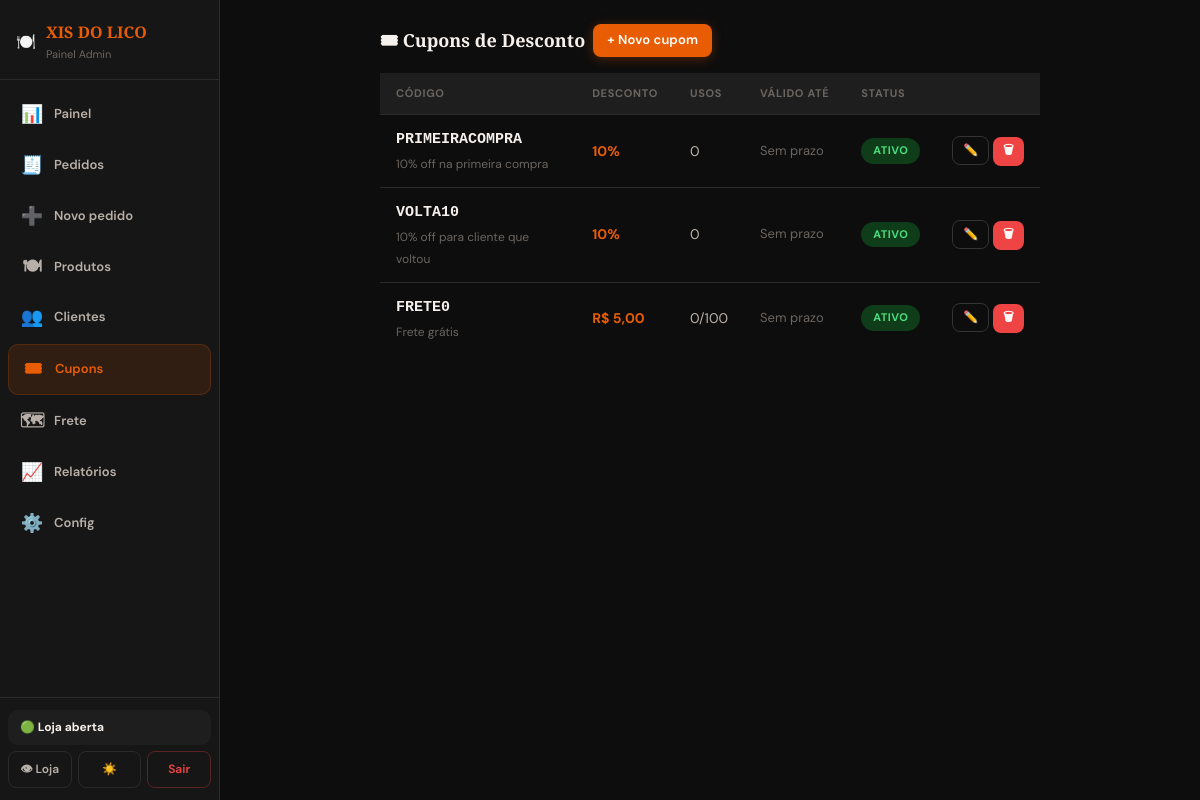
Screenshot of /admin/cupons.php (signed in) with the database file from the repository.
### tables this page shows
CREATE TABLE `config` (
  `id` int(11) NOT NULL DEFAULT 1,
  `nome_restaurante` varchar(255) NOT NULL DEFAULT 'XIS DO LICO',
  `descricao` text DEFAULT NULL,
  `whatsapp` varchar(20) NOT NULL DEFAULT '5551999999999',
  `endereco` varchar(255) DEFAULT NULL,
  `horario` varchar(255) DEFAULT NULL,
  `taxa_entrega` decimal(10,2) NOT NULL DEFAULT 5.00,
  `pedido_minimo` decimal(10,2) NOT NULL DEFAULT 20.00,
  `tempo_entrega` varchar(100) DEFAULT NULL,
  `logo_emoji` varchar(10) NOT NULL DEFAULT '?',
  `aberto` tinyint(4) NOT NULL DEFAULT 1,
  `pix_chave` varchar(255) DEFAULT NULL,
  `pix_tipo` enum('cpf','cnpj','email','telefone','aleatoria') DEFAULT 'aleatoria',
  `pix_nome` varchar(255) DEFAULT NULL,
  `promo_ativa` tinyint(4) NOT NULL DEFAULT 0,
  `promo_titulo` varchar(255) DEFAULT '? Promoção relâmpago!',
  `promo_desconto` int(11) NOT NULL DEFAULT 10,
  `promo_fim` datetime DEFAULT NULL,
  `modo_pico` tinyint(4) NOT NULL DEFAULT 0,
  `pico_tempo` varchar(100) DEFAULT '60-80 min',
  `loja_slug` varchar(100) DEFAULT 'xis-do-lico',
  `cor_primaria` varchar(7) DEFAULT '#e85d04',
  `fidelidade_ativo` tinyint(4) NOT NULL DEFAULT 0,
  `fidelidade_pedidos` int(11) NOT NULL DEFAULT 5,
  `fidelidade_desconto` int(11) NOT NULL DEFAULT 10,
  `horario_auto` tinyint(4) NOT NULL DEFAULT 0,
  `horario_abre` varchar(5) DEFAULT '11:00',
  `horario_fecha` varchar(5) DEFAULT '23:00',
  `dias_funcionamento` varchar(50) DEFAULT '1,2,3,4,5,6',
  `tempo_preparo_base` int(11) NOT NULL DEFAULT 30,
  `tempo_preparo_por_pedido` int(11) NOT NULL DEFAULT 5,
  `frete_por_zona` tinyint(4) NOT NULL DEFAULT 0,
  `whatsapp_offline_msg` text DEFAULT NULL,
  `mp_access_token` varchar(255) DEFAULT NULL,
  `logo` varchar(255) DEFAULT NULL
);

CREATE TABLE `cupons` (
  `id` int(11) NOT NULL,
  `codigo` varchar(50) NOT NULL,
  `tipo` enum('percentual','fixo') NOT NULL DEFAULT 'percentual',
  `valor` decimal(10,2) NOT NULL DEFAULT 10.00,
  `uso_maximo` int(11) DEFAULT NULL,
  `uso_atual` int(11) NOT NULL DEFAULT 0,
  `valido_ate` datetime DEFAULT NULL,
  `ativo` tinyint(4) NOT NULL DEFAULT 1,
  `descricao` varchar(255) DEFAULT NULL,
  `created_at` timestamp NOT NULL DEFAULT current_timestamp()
);

### includes/funcoes.php (called while the page is built, shortened)
<?php
function h($s){ return htmlspecialchars((string)$s, ENT_QUOTES, 'UTF-8'); }
function formatar_dinheiro($v){ return 'R$ ' . number_format($v, 2, ',', '.'); }

### admin/cupons.php (the view, shortened to what this page needs)
<?php
require_once __DIR__ . '/../config/db.php';
require_once __DIR__ . '/../includes/funcoes.php';
$cupons = $pdo->query("SELECT * FROM cupons ORDER BY created_at DESC")->fetchAll();
?>
<!DOCTYPE html>
<html lang="pt-BR" data-theme="dark">
<head>
<link rel="stylesheet" href="../assets/css/style.css">
</head>
<body>
<?php include __DIR__ . '/nav.php'; ?>
<div class="admin-wrap" style="max-width:700px">
  <div class="section-title">🎟 Cupons de Desconto <a href="cupons.php?edit=0" class="btn btn-primary" style="padding:6px 14px;font-size:13px">+ Novo cupom</a></div>
  <div class="pedidos-wrap">
    <table class="pedidos-table">
      <thead><tr><th>Código</th><th>Desconto</th><th>Usos</th><th>Válido até</th><th>Status</th><th></th></tr></thead>
      <tbody>
        <?php foreach ($cupons as $c): ?>
        <tr>
          <td><strong style="font-family:monospace;font-size:15px"><?= h($c['codigo']) ?></strong><br><span style="font-size:12px;color:var(--muted)"><?= h($c['descricao']) ?></span></td>
          <td class="text-primary fw-bold"><?= $c['tipo']==='percentual' ? (int)$c['valor'].'%' : formatar_dinheiro((float)$c['valor']) ?></td>
          <td><?= (int)$c['uso_atual'] ?><?= $c['uso_maximo'] ? '/'.$c['uso_maximo'] : '' ?></td>
          <td style="font-size:13px;color:var(--muted)"><?= $c['valido_ate'] ? date('d/m/y H:i',strtotime($c['valido_ate'])) : 'Sem prazo' ?></td>
          <td><?= $c['ativo'] ? '<span class="badge badge-pronto">Ativo</span>' : '<span class="badge badge-cancelado">Inativo</span>' ?></td>
          <td style="white-space:nowrap">
            <a href="cupons.php?edit=<?= $c['id'] ?>" class="btn btn-outline" style="padding:4px 10px;font-size:12px">✏️</a>
            <form method="POST" style="display:inline" onsubmit="return confirm('Remover?')">
              <button type="submit" class="btn btn-danger" style="padding:4px 10px;font-size:12px">🗑</button>
            </form>
          </td>
        </tr>
        <?php endforeach; ?>
      </tbody>
    </table>
  </div>
</div>
<?php include __DIR__ . '/nav_end.php'; ?>
</body></html>

### admin/nav.php (shortened to what this page needs)
<?php
$paginaAtual = basename($_SERVER['PHP_SELF']);
$config = isset($pdo) ? $pdo->query("SELECT nome_restaurante, aberto FROM config WHERE id=1")->fetch() : ['nome_restaurante'=>'Cardápio','aberto'=>1];
$links = [
  ['dashboard.php',  '📊', 'Painel'],
  ['pedidos.php',    '🧾', 'Pedidos'],
  ['novo_pedido.php','➕', 'Novo pedido'],
  ['produtos.php',   '🍽', 'Produtos'],
  ['clientes.php',   '👥', 'Clientes'],
  ['cupons.php',     '🎟', 'Cupons'],
  ['zonas_entrega.php','🗺','Frete'],
  ['relatorios.php', '📈', 'Relatórios'],
  ['configuracoes.php','⚙️','Config'],
];
?>
<aside class="sidebar" id="sidebar">
  <a href="dashboard.php" class="sidebar-brand">
    🍽️ <div><div><span><?= htmlspecialchars($config['nome_restaurante'] ?: 'Cardápio') ?></span></div><small>Painel Admin</small></div>
  </a>
  <nav class="sidebar-nav">
    <?php foreach($links as [$href,$icon,$label]): ?>
      <a href="<?= $href ?>" class="s-link <?= basename($href)===$paginaAtual?'active':'' ?>">
        <span class="s-icon"><?= $icon ?></span><?= $label ?>
      </a>
    <?php endforeach; ?>
  </nav>
  <div class="sidebar-footer">
    <div class="sidebar-status">
      <span><?= $config['aberto'] ? '🟢 Loja aberta' : '🔴 Loja fechada' ?></span>
    </div>
    <div class="sidebar-footer-btns">
      <a href="../index.php" target="_blank">👁 Loja</a>
      <button id="darkToggle" aria-label="Alternar tema">🌙</button>
      <a href="logout.php" class="btn-sair">Sair</a>
    </div>
  </div>
</aside>
<div class="admin-layout">

### assets/css/style.css (style rules this page uses)
*, *::before, *::after { box-sizing: border-box; margin: 0; padding: 0; }
:root { --primary: #e85d04; --primary-dark: #c44d02; --gold: #d4a843; --gold-light: #f0c96e; --bg: #0d0d0d; --surface: #161616; --surface2: #1e1e1e; --border: #2a2a2a; --border-light: #333; --text: #f5f0eb; --text-soft: #b8b0a8; --muted: #6b6560; --success: #22c55e; --danger: #ef4444; --warning: #f59e0b; --radius: 14px; --radius-sm: 8px; --radius-lg: 20px; --shadow: 0 4px 24px rgba(0,0,0,.5); --shadow-glow: 0 0 0 1px rgba(212,168,67,.15), 0 8px 32px rgba(0,0,0,.6); --font-display: 'Playfair Display', Georgia, serif; --font-body: 'DM Sans', system-ui, sans-serif; }
html { scroll-behavior: smooth; }
body { font-family: var(--font-body); background: var(--bg); color: var(--text); font-size: 15px; line-height: 1.6; min-height: 100vh; }
a { color: inherit; text-decoration: none; }
.admin-wrap { max-width: 1100px; margin: 0 auto; padding: 24px 20px 60px; }
.text-primary { color: var(--primary); }
.fw-bold { font-weight: 700; }
.btn { display: inline-flex; align-items: center; justify-content: center; gap: 7px; padding: 11px 22px; border-radius: var(--radius-sm); border: none; cursor: pointer; font-size: 14px; font-weight: 600; font-family: var(--font-body); transition: all .18s cubic-bezier(.4,0,.2,1); text-decoration: none; letter-spacing: .01em; white-space: nowrap; }
.btn-primary { background: var(--primary); color: #fff; box-shadow: 0 2px 12px rgba(232,93,4,.3); }
.btn-outline { background: transparent; color: var(--text); border: 1.5px solid var(--border-light); }
.btn-danger { background: var(--danger); color: #fff; }
.badge { display: inline-flex; align-items: center; gap: 5px; padding: 4px 12px; border-radius: 99px; font-size: 11px; font-weight: 700; letter-spacing: .04em; text-transform: uppercase; }
.badge-pronto { background: #0f3d1a; color: #4ade80; }
.section-title { font-family: var(--font-display); font-size: 18px; font-weight: 700; margin-bottom: 16px; display: flex; align-items: center; gap: 8px; }
table { width: 100%; border-collapse: collapse; font-size: 14px; }
thead th { background: var(--surface2); color: var(--muted); font-size: 11px; font-weight: 700; letter-spacing: .06em; text-transform: uppercase; padding: 12px 16px; text-align: left; border-bottom: 1px solid var(--border); white-space: nowrap; }
tbody tr { border-bottom: 1px solid var(--border); transition: background .1s; }
tbody tr:last-child { border-bottom: none; }
tbody td { padding: 12px 16px; color: var(--text-soft); vertical-align: middle; }
tbody td strong { color: var(--text); font-weight: 600; }
.btn-danger { background: var(--danger, #ef4444); color: #fff; border: none; }
.admin-layout .admin-wrap { padding-top:24px }

### rows the page displays
config: nome_restaurante "XIS DO LICO"
cupons: codigo "PRIMEIRACOMPRA", descricao "10% off na primeira compra", valor "10", uso_atual "0", shows "Sem prazo", ativo "ATIVO"
cupons: codigo "VOLTA10", descricao "10% off para cliente que voltou", valor "10", uso_atual "0", shows "Sem prazo", ativo "ATIVO"
cupons: codigo "FRETE0", descricao "Frete grátis", valor "R$ 5,00", uso_atual "0", uso_maximo "100", shows "Sem prazo", ativo "ATIVO"

### other values shown
$icon "📊"
$label "Painel"
$icon "🧾"
$label "Pedidos"
$icon "➕"
$label "Novo pedido"
$icon "🍽"
$label "Produtos"
$icon "👥"
$label "Clientes"
$icon "🎟"
$label "Cupons"
$icon "🗺"
$label "Frete"
$icon "📈"
